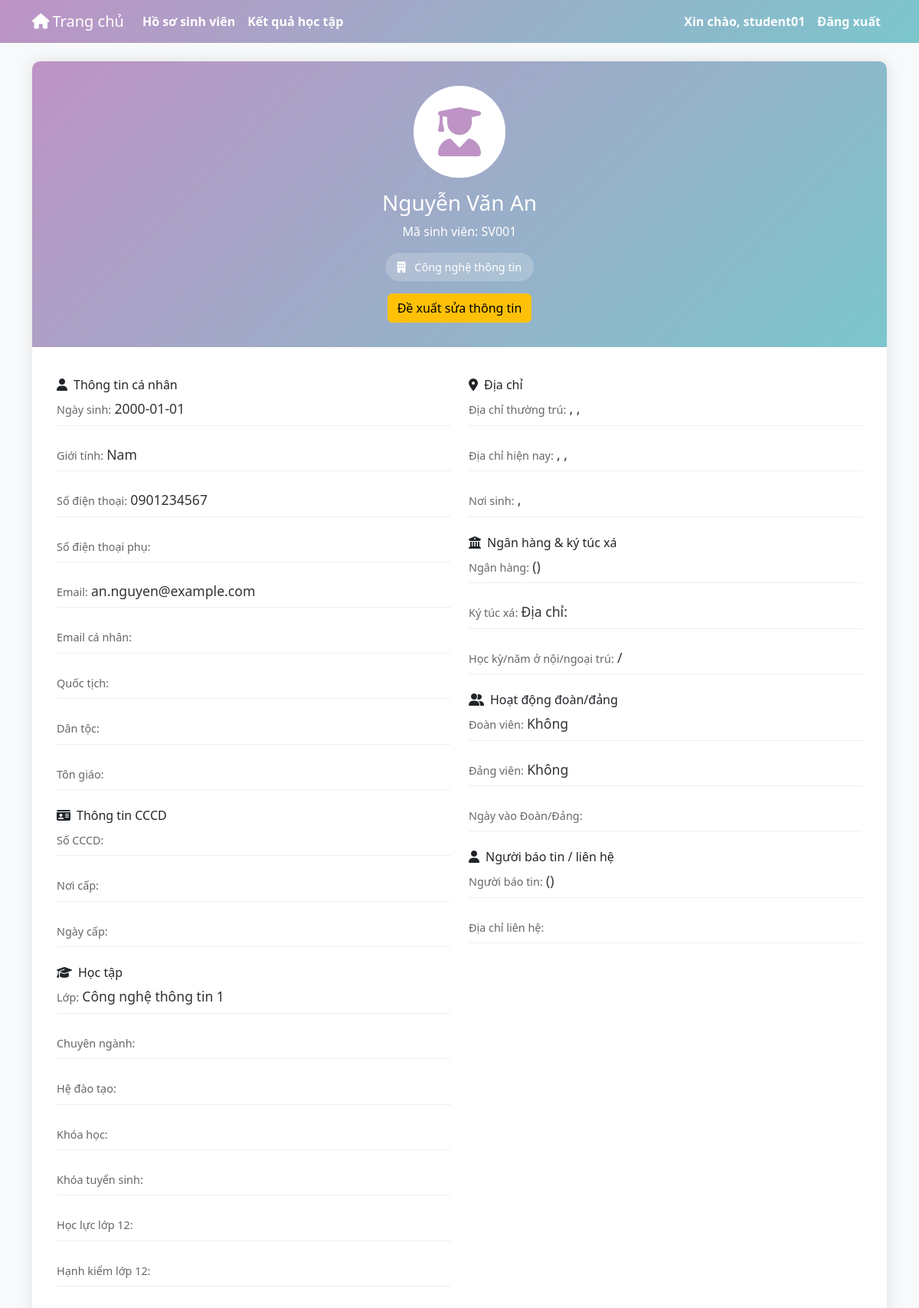
The app's page /views/profile.php (signed in), older data.
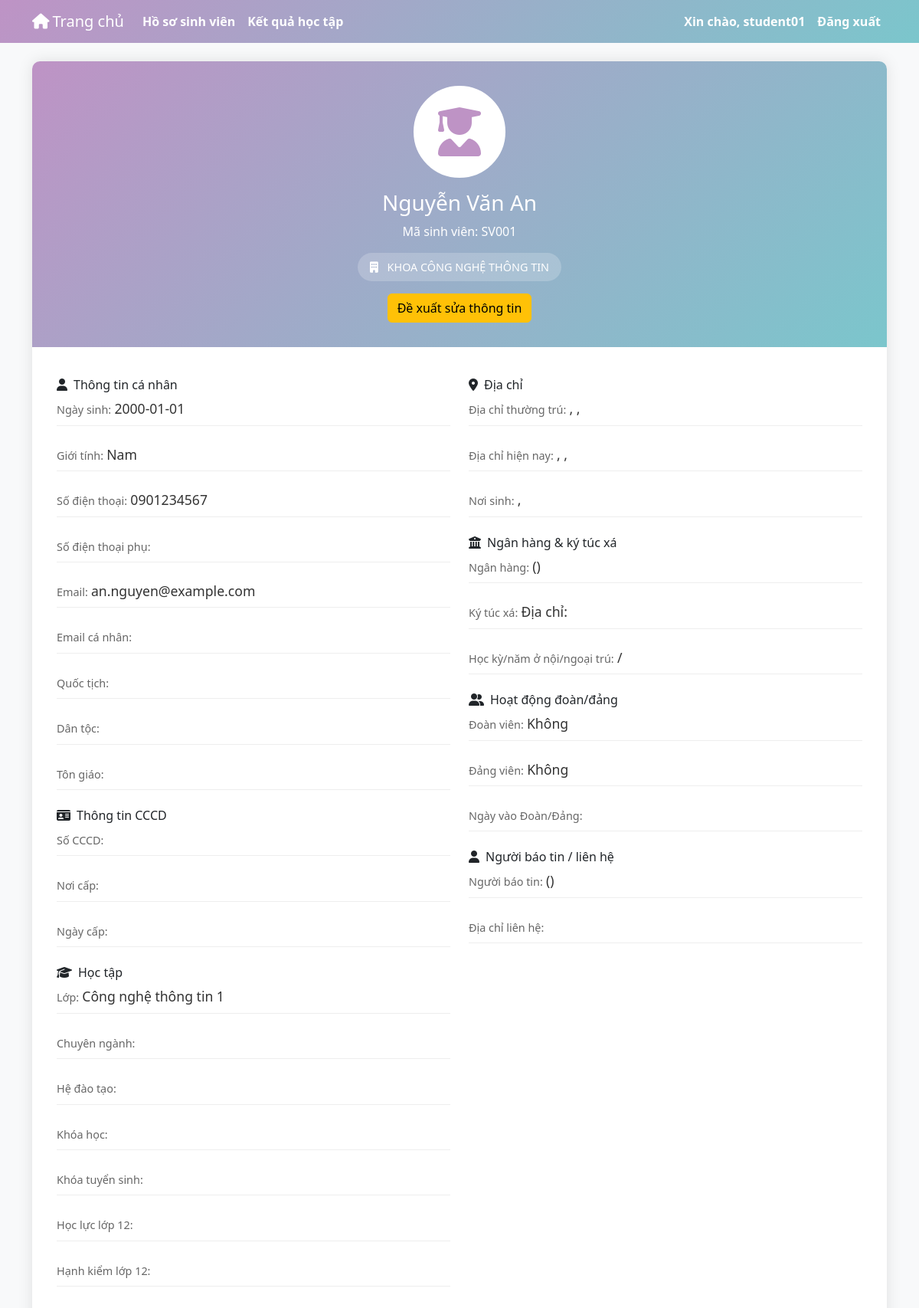
The same page, newer data.
### tables this page shows
CREATE TABLE `students` (
  `id` int(11) NOT NULL AUTO_INCREMENT,
  `student_code` varchar(20) NOT NULL,
  `full_name` varchar(100) NOT NULL,
  `birth_date` date DEFAULT NULL,
  `phone` varchar(50) DEFAULT NULL,
  `phone_alt` varchar(50) DEFAULT NULL,
  `email` varchar(255) DEFAULT NULL,
  `student_email` varchar(255) DEFAULT NULL,
  `gender` enum('Nam','Nữ') DEFAULT NULL,
  `address` text DEFAULT NULL,
  `class_id` int(11) DEFAULT NULL,
  `department_id` int(11) DEFAULT NULL,
  `user_id` int(11) DEFAULT NULL,
  `nationality` varchar(100) DEFAULT NULL,
  `ethnicity` varchar(100) DEFAULT NULL,
  `religion` varchar(100) DEFAULT NULL,
  `cccd_number` varchar(50) DEFAULT NULL,
  `cccd_place` varchar(255) DEFAULT NULL,
  `cccd_issue_date` date DEFAULT NULL,
  `education_system` varchar(100) DEFAULT NULL,
  `major` varchar(255) DEFAULT NULL,
  `course_year` varchar(50) DEFAULT NULL,
  `admission_batch` varchar(50) DEFAULT NULL,
  `is_union_member` tinyint(1) DEFAULT 0,
  `is_party_member` tinyint(1) DEFAULT 0,
  `join_date` date DEFAULT NULL,
  `grade12_academic` varchar(100) DEFAULT NULL,
  `grade12_conduct` varchar(100) DEFAULT NULL,
  `permanent_province` varchar(150) DEFAULT NULL,
  `permanent_ward` varchar(150) DEFAULT NULL,
  `permanent_address` text DEFAULT NULL,
  `current_province` varchar(150) DEFAULT NULL,
  `current_ward` varchar(150) DEFAULT NULL,
  `current_address` text DEFAULT NULL,
  `birth_province` varchar(150) DEFAULT NULL,
  `birth_ward` varchar(150) DEFAULT NULL,
  `bank_name` varchar(255) DEFAULT NULL,
  `bank_account` varchar(100) DEFAULT NULL,
  `is_offcampus` tinyint(1) DEFAULT 0,
  `dorm_address` text DEFAULT NULL,
  `residence_term` varchar(100) DEFAULT NULL,
  `residence_year` varchar(50) DEFAULT NULL,
  `reporter_name` varchar(255) DEFAULT NULL,
  `reporter_phone` varchar(50) DEFAULT NULL,
  `contact_address` text DEFAULT NULL,
  `avatar_path` varchar(255) DEFAULT NULL,
  `cccd_front_path` varchar(255) DEFAULT NULL,
  `cccd_back_path` varchar(255) DEFAULT NULL,
  `created_at` timestamp NOT NULL DEFAULT current_timestamp(),
  `updated_at` timestamp NOT NULL DEFAULT current_timestamp() ON UPDATE current_timestamp(),
  PRIMARY KEY (`id`),
  UNIQUE KEY `student_code` (`student_code`),
  KEY `class_id` (`class_id`),
  KEY `department_id` (`department_id`),
  KEY `user_id` (`user_id`),
  CONSTRAINT `students_ibfk_1` FOREIGN KEY (`class_id`) REFERENCES `classes` (`id`) ON DELETE SET NULL ON UPDATE CASCADE,
  CONSTRAINT `students_ibfk_2` FOREIGN KEY (`department_id`) REFERENCES `departments` (`id`) ON DELETE SET NULL ON UPDATE CASCADE,
  CONSTRAINT `students_ibfk_3` FOREIGN KEY (`user_id`) REFERENCES `users` (`id`) ON DELETE SET NULL ON UPDATE CASCADE
);

CREATE TABLE `departments` (
  `id` int(11) NOT NULL AUTO_INCREMENT,
  `department_code` varchar(20) NOT NULL,
  `department_name` varchar(100) NOT NULL,
  `created_at` timestamp NOT NULL DEFAULT current_timestamp(),
  `updated_at` timestamp NOT NULL DEFAULT current_timestamp() ON UPDATE current_timestamp(),
  PRIMARY KEY (`id`),
  UNIQUE KEY `department_code` (`department_code`)
);

CREATE TABLE `classes` (
  `id` int(11) NOT NULL AUTO_INCREMENT,
  `class_code` varchar(20) NOT NULL,
  `class_name` varchar(100) NOT NULL,
  `department_id` int(11) DEFAULT NULL,
  `major_id` int(11) DEFAULT NULL,
  `created_at` timestamp NOT NULL DEFAULT current_timestamp(),
  `updated_at` timestamp NOT NULL DEFAULT current_timestamp() ON UPDATE current_timestamp(),
  PRIMARY KEY (`id`),
  UNIQUE KEY `class_code` (`class_code`),
  KEY `department_id` (`department_id`),
  KEY `major_id` (`major_id`),
  CONSTRAINT `classes_ibfk_1` FOREIGN KEY (`department_id`) REFERENCES `departments` (`id`) ON DELETE SET NULL ON UPDATE CASCADE,
  CONSTRAINT `classes_ibfk_2` FOREIGN KEY (`major_id`) REFERENCES `majors` (`id`) ON DELETE SET NULL ON UPDATE CASCADE
);

### functions/auth.php (called while the page is built, shortened)
<?php
function getCurrentUser()
{
    if (isset($_SESSION['user_id']) && isset($_SESSION['username'])) {
        return [
            'id' => $_SESSION['user_id'],
            'username' => $_SESSION['username'],
            'role' => $_SESSION['role'] ?? null
        ];
    }
    return null;
}
?>

### functions/student_functions.php (called while the page is built, shortened)
<?php
require_once __DIR__ . '/db_connection.php';
try {
    $conn->exec("ALTER TABLE students ADD COLUMN IF NOT EXISTS avatar_path VARCHAR(255) DEFAULT NULL");
    $conn->exec("ALTER TABLE students ADD COLUMN IF NOT EXISTS cccd_front_path VARCHAR(255) DEFAULT NULL");
    $conn->exec("ALTER TABLE students ADD COLUMN IF NOT EXISTS cccd_back_path VARCHAR(255) DEFAULT NULL");
} catch (PDOException $e) {
}
function getStudentByUserId($userId)
{
    global $conn;
    $sql = "SELECT s.*, c.class_name, d.department_name FROM students s
            LEFT JOIN classes c ON s.class_id = c.id
            LEFT JOIN departments d ON s.department_id = d.id
            WHERE s.user_id = :uid LIMIT 1";
    $stmt = $conn->prepare($sql);
    $stmt->execute([':uid' => $userId]);
    return $stmt->fetch(PDO::FETCH_ASSOC);
}
?>

### views/profile.php (the view, shortened to what the changed rows need)
<?php
require_once __DIR__ . '/../functions/student_functions.php';
$current = getCurrentUser();
$student = null;
if ($current && isset($current['id'])) {
    $student = getStudentByUserId($current['id']);
}
?>
<!DOCTYPE html>
<html>
<head>
    <link rel="stylesheet" href="../css/home.css">
    <link rel="stylesheet" href="../css/user-theme.css">
    <link href="https://cdnjs.cloudflare.com/ajax/libs/font-awesome/6.4.0/css/all.min.css" rel="stylesheet">
    <link href="https://cdn.jsdelivr.net/npm/bootstrap@5.3.3/dist/css/bootstrap.min.css" rel="stylesheet">
</head>
<body class="bg-light">
    <div class="container my-4">
        <?php if (!$student): ?>
            <div class="alert alert-warning">
                <div class="d-flex align-items-center mb-3">
                    <i class="fas fa-exclamation-triangle me-3" style="font-size: 2rem; color: #856404;"></i>
                    <h4 class="mb-0">Không tìm thấy hồ sơ sinh viên</h4>
                </div>
                <?php if ($isOwner): ?>
                    <div class="collapse mt-3" id="proposeEditForm" style="display:none">
                    </div>
                <?php endif; ?>
                <p>Không tìm thấy hồ sơ sinh viên tương ứng với tài khoản
                    <strong><?php echo htmlspecialchars($current['username'] ?? ''); ?></strong>.
                </p>
                <p><i class="fas fa-info-circle me-2"></i>Nguyên nhân thường gặp: tài khoản người dùng chưa được liên kết
                    với hồ sơ sinh viên (mã sinh viên khác nhau).</p>
                <p><i class="fas fa-hand-point-right me-2"></i>Vui lòng liên hệ quản trị viên để tạo hoặc cập nhật hồ sơ.
                </p>
                <?php if (function_exists('isAdmin') && isAdmin()): ?>
                    <a href="student/create_student.php" class="btn btn-primary mt-3">
                        <i class="fas fa-user-plus me-2"></i>Tạo hồ sơ sinh viên
                    </a>
                <?php endif; ?>
            </div>
        <?php else: ?>
            <div class="profile-card">
                <div class="profile-header">
                    <div class="profile-avatar">
                        <?php if (!empty($student['avatar_path'])): ?>
                            <img src="<?php echo htmlspecialchars($student['avatar_path']); ?>" alt="avatar" style="width:100%; height:100%; border-radius:50%; object-fit:cover;">
                        <?php else: ?>
                            <i class="fas fa-user-graduate"></i>
                        <?php endif; ?>
                    </div>
                    <h3 class="mb-2"><?php echo htmlspecialchars($student['full_name']); ?></h3>
                    <p class="mb-2">Mã sinh viên: <?php echo htmlspecialchars($student['student_code']); ?></p>
                    <div class="department-badge">
                        <i class="fas fa-building me-2"></i>
                        <?php echo htmlspecialchars($student['department_name']); ?>
                    </div>
                    <?php
                        $currentUser = getCurrentUser();
                        $isOwner = $currentUser && isset($currentUser['id']) && $student['user_id'] == $currentUser['id'];
                    ?>
                    <?php if ($isOwner): ?>
                        <div class="mt-3">
                            <button id="btnProposeEdit" class="btn btn-warning" type="button">
                                Đề xuất sửa thông tin
                            </button>
                        </div>
                    <?php endif; ?>
                </div>
                    <div class="profile-body">
                        <div class="row">
                            <div class="col-md-6">
                                <h6 class="mb-2 mt-2"><i class="fas fa-user me-2"></i>Thông tin cá nhân</h6>
                                <div class="info-group"><span class="info-label">Ngày sinh:</span> <span class="info-value"><?php echo htmlspecialchars($student['birth_date']); ?></span></div>
                                <div class="info-group"><span class="info-label">Giới tính:</span> <span class="info-value"><?php echo htmlspecialchars($student['gender']); ?></span></div>
                                <div class="info-group"><span class="info-label">Số điện thoại:</span> <span class="info-value"><?php echo htmlspecialchars($student['phone'] ?? ''); ?></span></div>
                                <div class="info-group"><span class="info-label">Số điện thoại phụ:</span> <span class="info-value"><?php echo htmlspecialchars($student['phone_alt'] ?? ''); ?></span></div>
                                <div class="info-group"><span class="info-label">Email:</span> <span class="info-value"><?php echo htmlspecialchars($student['email'] ?? ''); ?></span></div>
                                <div class="info-group"><span class="info-label">Email cá nhân:</span> <span class="info-value"><?php echo htmlspecialchars($student['student_email'] ?? ''); ?></span></div>
                                <div class="info-group"><span class="info-label">Quốc tịch:</span> <span class="info-value"><?php echo htmlspecialchars($student['nationality'] ?? ''); ?></span></div>
                                <div class="info-group"><span class="info-label">Dân tộc:</span> <span class="info-value"><?php echo htmlspecialchars($student['ethnicity'] ?? ''); ?></span></div>
                                <div class="info-group"><span class="info-label">Tôn giáo:</span> <span class="info-value"><?php echo htmlspecialchars($student['religion'] ?? ''); ?></span></div>
                                <h6 class="mb-2 mt-4"><i class="fas fa-id-card me-2"></i>Thông tin CCCD</h6>
                                <div class="info-group"><span class="info-label">Số CCCD:</span> <span class="info-value"><?php echo htmlspecialchars($student['cccd_number'] ?? ''); ?></span></div>
                                <div class="info-group"><span class="info-label">Nơi cấp:</span> <span class="info-value"><?php echo htmlspecialchars($student['cccd_place'] ?? ''); ?></span></div>
                                <div class="info-group"><span class="info-label">Ngày cấp:</span> <span class="info-value"><?php echo htmlspecialchars($student['cccd_issue_date'] ?? ''); ?></span></div>
                                <h6 class="mb-2 mt-4"><i class="fas fa-graduation-cap me-2"></i>Học tập</h6>
                                <div class="info-group"><span class="info-label">Lớp:</span> <span class="info-value"><?php echo htmlspecialchars($student['class_name']); ?></span></div>
                                <div class="info-group"><span class="info-label">Chuyên ngành:</span> <span class="info-value"><?php echo htmlspecialchars($student['major'] ?? ''); ?></span></div>
                                <div class="info-group"><span class="info-label">Hệ đào tạo:</span> <span class="info-value"><?php echo htmlspecialchars($student['education_system'] ?? ''); ?></span></div>
                                <div class="info-group"><span class="info-label">Khóa học:</span> <span class="info-value"><?php echo htmlspecialchars($student['course_year'] ?? ''); ?></span></div>
                                <div class="info-group"><span class="info-label">Khóa tuyển sinh:</span> <span class="info-value"><?php echo htmlspecialchars($student['admission_batch'] ?? ''); ?></span></div>
                                <div class="info-group"><span class="info-label">Học lực lớp 12:</span> <span class="info-value"><?php echo htmlspecialchars($student['grade12_academic'] ?? ''); ?></span></div>
                                <div class="info-group"><span class="info-label">Hạnh kiểm lớp 12:</span> <span class="info-value"><?php echo htmlspecialchars($student['grade12_conduct'] ?? ''); ?></span></div>
                            </div>
                            <div class="col-md-6">
                                <h6 class="mb-2 mt-2"><i class="fas fa-map-marker-alt me-2"></i>Địa chỉ</h6>
                                <div class="info-group"><span class="info-label">Địa chỉ thường trú:</span> <span class="info-value">, , </span></div>
                                <div class="info-group"><span class="info-label">Địa chỉ hiện nay:</span> <span class="info-value">, , </span></div>
                                <div class="info-group"><span class="info-label">Nơi sinh:</span> <span class="info-value">, </span></div>
                                <h6 class="mb-2 mt-4"><i class="fas fa-university me-2"></i>Ngân hàng & ký túc xá</h6>
                                <div class="info-group"><span class="info-label">Ngân hàng:</span> <span class="info-value"> ()</span></div>
                                <div class="info-group"><span class="info-label">Ký túc xá:</span> <span class="info-value">Địa chỉ: </span></div>
                                <div class="info-group"><span class="info-label">Học kỳ/năm ở nội/ngoại trú:</span> <span class="info-value"> / </span></div>
                                <h6 class="mb-2 mt-4"><i class="fas fa-user-friends me-2"></i>Hoạt động đoàn/đảng</h6>
                                <div class="info-group"><span class="info-label">Đoàn viên:</span> <span class="info-value"><?php echo !empty($student['is_union_member']) ? 'Có' : 'Không'; ?></span></div>
                                <div class="info-group"><span class="info-label">Đảng viên:</span> <span class="info-value"><?php echo !empty($student['is_party_member']) ? 'Có' : 'Không'; ?></span></div>
                                <div class="info-group"><span class="info-label">Ngày vào Đoàn/Đảng:</span> <span class="info-value"><?php echo htmlspecialchars($student['join_date'] ?? ''); ?></span></div>
                                <h6 class="mb-2 mt-4"><i class="fas fa-user me-2"></i>Người báo tin / liên hệ</h6>
                                <div class="info-group"><span class="info-label">Người báo tin:</span> <span class="info-value"> ()</span></div>
                                <div class="info-group"><span class="info-label">Địa chỉ liên hệ:</span> <span class="info-value"><?php echo htmlspecialchars($student['contact_address'] ?? ''); ?></span></div>
                            </div>
                        </div>
                    </div>
            </div>
        <?php endif; ?>
    </div>
</body>
</html>

Row changes from the older to the newer data that the page shows:
changed students "Nguyễn Văn An": department.department_name "Công nghệ thông tin" → "KHOA CÔNG NGHỆ THÔNG TIN"
